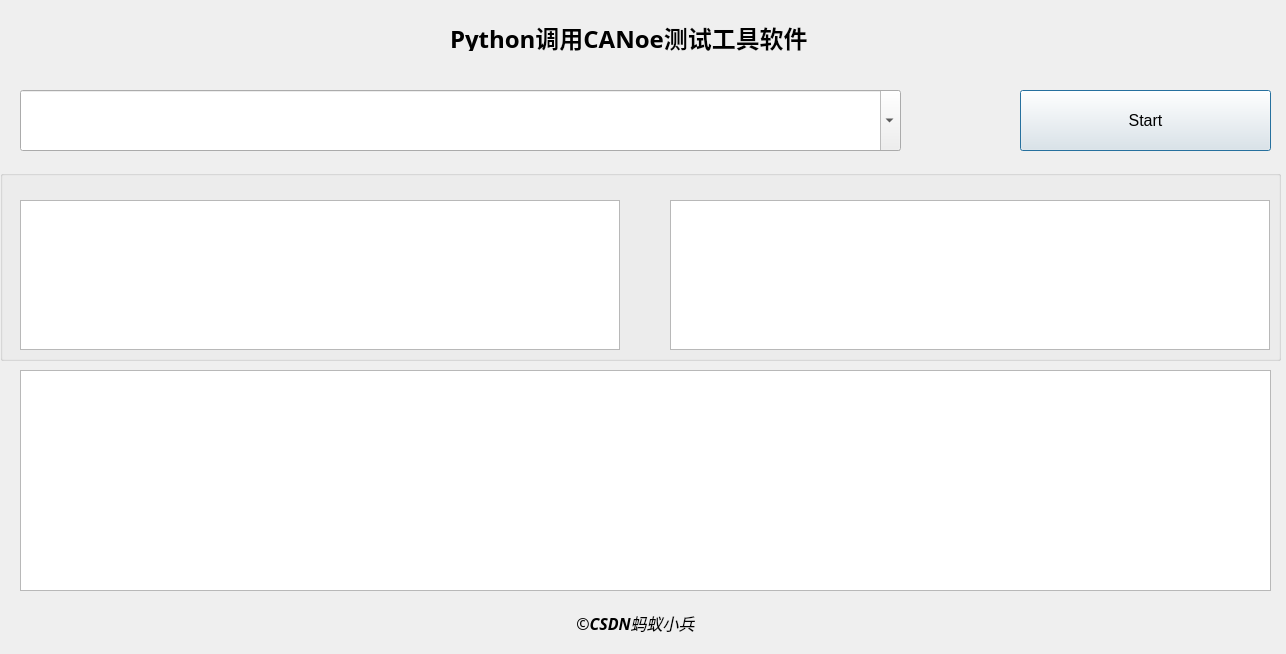
<?xml version="1.0" encoding="UTF-8"?>
<ui version="4.0">
 <class>Mainform</class>
 <widget class="QDialog" name="Mainform">
  <property name="enabled">
   <bool>true</bool>
  </property>
  <property name="geometry">
   <rect>
    <x>0</x>
    <y>0</y>
    <width>1286</width>
    <height>654</height>
   </rect>
  </property>
  <property name="sizePolicy">
   <sizepolicy hsizetype="Ignored" vsizetype="Fixed">
    <horstretch>2</horstretch>
    <verstretch>0</verstretch>
   </sizepolicy>
  </property>
  <property name="minimumSize">
   <size>
    <width>1</width>
    <height>0</height>
   </size>
  </property>
  <property name="windowTitle">
   <string>Dialog</string>
  </property>
  <property name="autoFillBackground">
   <bool>true</bool>
  </property>
  <property name="styleSheet">
   <string notr="true"/>
  </property>
  <widget class="QLabel" name="Title">
   <property name="geometry">
    <rect>
     <x>450</x>
     <y>20</y>
     <width>441</width>
     <height>31</height>
    </rect>
   </property>
   <property name="font">
    <font>
     <family>仿宋</family>
     <pointsize>18</pointsize>
     <weight>75</weight>
     <italic>false</italic>
     <bold>true</bold>
    </font>
   </property>
   <property name="layoutDirection">
    <enum>Qt::LeftToRight</enum>
   </property>
   <property name="autoFillBackground">
    <bool>false</bool>
   </property>
   <property name="frameShadow">
    <enum>QFrame::Plain</enum>
   </property>
   <property name="text">
    <string>&lt;!DOCTYPE HTML PUBLIC &quot;-//W3C//DTD HTML 4.0//EN&quot; &quot;http://www.w3.org/TR/REC-html40/strict.dtd&quot;&gt;
&lt;html&gt;&lt;head&gt;&lt;meta name=&quot;qrichtext&quot; content=&quot;1&quot; /&gt;&lt;style type=&quot;text/css&quot;&gt;
p, li { white-space: pre-wrap; }
&lt;/style&gt;&lt;/head&gt;&lt;body style=&quot; font-family:'仿宋'; font-size:18pt; font-weight:600; font-style:normal;&quot;&gt;
&lt;p style=&quot; margin-top:12px; margin-bottom:12px; margin-left:0px; margin-right:0px; -qt-block-indent:0; text-indent:0px;&quot;&gt;Python调用CANoe测试工具软件&lt;/p&gt;&lt;/body&gt;&lt;/html&gt;</string>
   </property>
  </widget>
  <widget class="QTextEdit" name="printWindow">
   <property name="geometry">
    <rect>
     <x>20</x>
     <y>370</y>
     <width>1251</width>
     <height>221</height>
    </rect>
   </property>
   <property name="font">
    <font>
     <pointsize>10</pointsize>
    </font>
   </property>
   <property name="toolTip">
    <string/>
   </property>
  </widget>
  <widget class="QPushButton" name="start">
   <property name="geometry">
    <rect>
     <x>1020</x>
     <y>90</y>
     <width>251</width>
     <height>61</height>
    </rect>
   </property>
   <property name="sizePolicy">
    <sizepolicy hsizetype="Minimum" vsizetype="Fixed">
     <horstretch>0</horstretch>
     <verstretch>8</verstretch>
    </sizepolicy>
   </property>
   <property name="font">
    <font>
     <pointsize>12</pointsize>
    </font>
   </property>
   <property name="text">
    <string>Start</string>
   </property>
   <property name="icon">
    <iconset resource="StaticResource/photo.qrc">
     <normaloff>:/picture/picture/Elephant.ico</normaloff>:/picture/picture/Elephant.ico</iconset>
   </property>
   <property name="iconSize">
    <size>
     <width>64</width>
     <height>64</height>
    </size>
   </property>
  </widget>
  <widget class="QLabel" name="banquan">
   <property name="geometry">
    <rect>
     <x>460</x>
     <y>610</y>
     <width>351</width>
     <height>26</height>
    </rect>
   </property>
   <property name="font">
    <font>
     <family>仿宋</family>
     <pointsize>18</pointsize>
     <weight>75</weight>
     <italic>false</italic>
     <bold>true</bold>
    </font>
   </property>
   <property name="frameShadow">
    <enum>QFrame::Raised</enum>
   </property>
   <property name="text">
    <string>&lt;!DOCTYPE HTML PUBLIC &quot;-//W3C//DTD HTML 4.0//EN&quot; &quot;http://www.w3.org/TR/REC-html40/strict.dtd&quot;&gt;
&lt;html&gt;&lt;head&gt;&lt;meta name=&quot;qrichtext&quot; content=&quot;1&quot; /&gt;&lt;style type=&quot;text/css&quot;&gt;
p, li { white-space: pre-wrap; }
&lt;/style&gt;&lt;/head&gt;&lt;body style=&quot; font-family:'仿宋'; font-size:18pt; font-weight:600; font-style:normal;&quot;&gt;
&lt;p align=&quot;center&quot; style=&quot; margin-top:12px; margin-bottom:12px; margin-left:0px; margin-right:0px; -qt-block-indent:0; text-indent:0px;&quot;&gt;&lt;span style=&quot; font-size:12pt; font-weight:400; font-style:italic; color:#000000;&quot;&gt;©&lt;/span&gt;&lt;span style=&quot; font-size:12pt; font-style:italic; color:#000000;&quot;&gt;CSDN&lt;/span&gt;&lt;span style=&quot; font-size:12pt; font-weight:400; font-style:italic; color:#000000;&quot;&gt;蚂蚁小兵&lt;/span&gt;&lt;/p&gt;&lt;/body&gt;&lt;/html&gt;</string>
   </property>
  </widget>
  <widget class="QGroupBox" name="groupBox">
   <property name="geometry">
    <rect>
     <x>0</x>
     <y>170</y>
     <width>1281</width>
     <height>191</height>
    </rect>
   </property>
   <property name="title">
    <string/>
   </property>
   <widget class="QListWidget" name="listWidget">
    <property name="enabled">
     <bool>true</bool>
    </property>
    <property name="geometry">
     <rect>
      <x>20</x>
      <y>30</y>
      <width>600</width>
      <height>150</height>
     </rect>
    </property>
    <property name="font">
     <font>
      <pointsize>10</pointsize>
     </font>
    </property>
   </widget>
   <widget class="QListWidget" name="listWidget_2">
    <property name="enabled">
     <bool>true</bool>
    </property>
    <property name="geometry">
     <rect>
      <x>670</x>
      <y>30</y>
      <width>600</width>
      <height>150</height>
     </rect>
    </property>
    <property name="font">
     <font>
      <pointsize>10</pointsize>
     </font>
    </property>
   </widget>
  </widget>
  <widget class="QComboBox" name="comboBox">
   <property name="geometry">
    <rect>
     <x>20</x>
     <y>90</y>
     <width>881</width>
     <height>61</height>
    </rect>
   </property>
   <property name="font">
    <font>
     <family>Times New Roman</family>
     <pointsize>14</pointsize>
    </font>
   </property>
   <property name="editable">
    <bool>true</bool>
   </property>
  </widget>
 </widget>
 <resources>
  <include location="StaticResource/photo.qrc"/>
 </resources>
 <connections/>
 <slots>
  <slot>readexcal()</slot>
  <slot>readtxt()</slot>
 </slots>
</ui>
